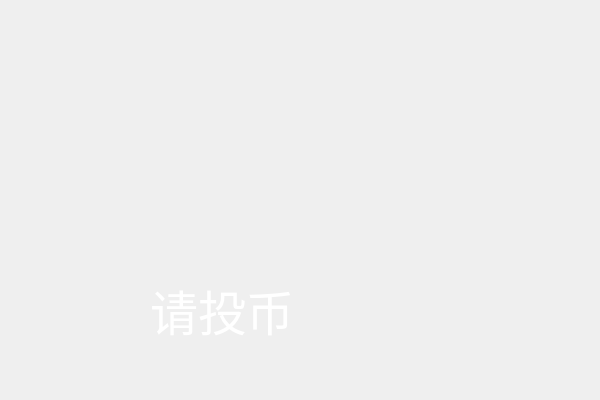
<?xml version="1.0" encoding="UTF-8"?>
<ui version="4.0">
 <class>MaskWidgetClass</class>
 <widget class="QWidget" name="MaskWidgetClass">
  <property name="geometry">
   <rect>
    <x>0</x>
    <y>0</y>
    <width>600</width>
    <height>400</height>
   </rect>
  </property>
  <property name="windowTitle">
   <string>MaskWidget</string>
  </property>
  <widget class="QLabel" name="leftLabel">
   <property name="geometry">
    <rect>
     <x>150</x>
     <y>260</y>
     <width>151</width>
     <height>101</height>
    </rect>
   </property>
   <property name="font">
    <font>
     <family>黑体</family>
     <pointsize>36</pointsize>
    </font>
   </property>
   <property name="styleSheet">
    <string notr="true">color: rgb(255, 255, 255);</string>
   </property>
   <property name="text">
    <string>请投币</string>
   </property>
  </widget>
  <widget class="QLabel" name="rightLabel">
   <property name="geometry">
    <rect>
     <x>310</x>
     <y>290</y>
     <width>151</width>
     <height>101</height>
    </rect>
   </property>
   <property name="font">
    <font>
     <family>黑体</family>
     <pointsize>36</pointsize>
    </font>
   </property>
   <property name="styleSheet">
    <string notr="true">color: rgb(255, 255, 255);</string>
   </property>
   <property name="text">
    <string/>
   </property>
  </widget>
 </widget>
 <layoutdefault spacing="6" margin="11"/>
 <resources/>
 <connections/>
</ui>
